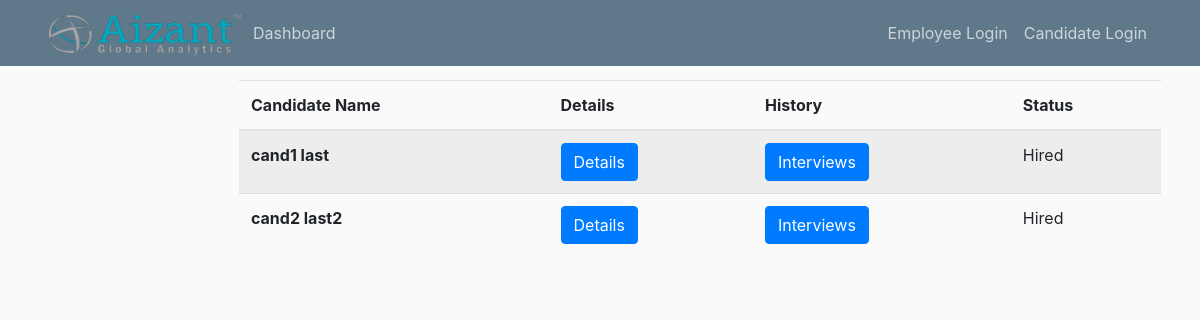
The app's page /final_selected_candidates with its own data.
### app/models.py (models this page shows, shortened)
class Candidate(db.Model):
    id = db.Column(db.Integer, primary_key=True)
    first_name = db.Column(db.String(20))
    last_name = db.Column(db.String(20))
    contact_number = db.Column(db.String(10))
    email = db.Column(db.String(100), unique=True)
    password = db.Column(db.String(255))
    pan_card = db.Column(db.String(10))
    current_location = db.Column(db.String(20))
    candidate_compensation = db.relationship('CandidateCompensation', backref='candidate', uselist=False)  # one to
    candidate_professions = db.relationship('CandidateProfession', backref='candidate')  # one to many with candidate
    candidate_educations = db.relationship('CandidateEducation', backref='candidate')  # one to many w education
    applications = db.relationship('Application', backref='candidate')

class Application(db.Model):
    id = db.Column(db.Integer, primary_key=True)
    position_id = db.Column(db.Integer, db.ForeignKey('position.id'))
    candidate_id = db.Column(db.Integer, db.ForeignKey('candidate.id'))
    round = db.Column(db.Integer, default=0)
    status = db.Column(db.String(10))
    Feedback = db.Column(db.String(255))
    push = db.Column(db.Boolean, default=False)

### app/routes.py (the view)
@app.route("/final_selected_candidates")
def final_selected_candidates():
    applications = Application.query.order_by(Application.id)
    candidates = Candidate.query.order_by(Candidate.id)
    return render_template('final_selected_candidates.html', applications=applications, candidates=candidates)

### app/templates/final_selected_candidates.html
{% extends 'manager_layout.html' %}
{% block content %}
      <table class="table table-striped" style="width:100%;">
        <thead>
          <tr>
            <th scope="col">Candidate Name</th>
            <th scope="col">Details</th>
            <th scope="col">History</th>
            <th scope="col">Status</th>
          </tr>
        </thead>
        <tbody>
          {% for application in applications %}
              {% if application.status == 'Hired' and application.push %}
              <tr>
                {% for candidate in candidates %}
                  {% if candidate.id == application.candidate_id %}
                    <td><b>{{ candidate.first_name }} {{ candidate.last_name }}</b></td>
                  {% endif %}
                {% endfor %}
                <td> <a class="btn btn-primary" href="{{ url_for('info', candidate_id = application.candidate_id) }}">Details</a></td>
                <td> <a class="btn btn-primary" href="{{ url_for('candidate_interviews', application_id = application.id) }}">Interviews</a></td>
                <td>Hired</td>
              </tr>
              {% endif %}
          {% endfor %}
        </tbody>
    </table>
{% endblock %}

### app/static/main.css (style rules this page uses)
body { background: #fafafa; color: #333333; margin-top: 5rem; }

### records on screen
Candidate: first_name "cand1", last_name "last"
Candidate: first_name "cand2", last_name "last2"
